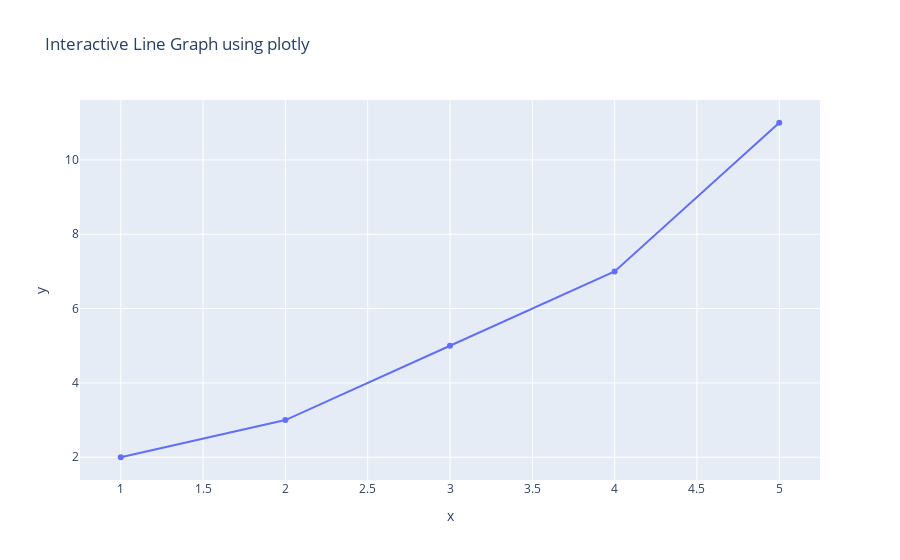

The code cell stored with this chart in its notebook:
### Markdown cell above
## Interactive Line Grph using Plotly

### Code cell
import plotly.express as px
# Sample data
data = {
'x' : [1,2,3,4,5],
'y' : [2,3,5,7,11]
}
# Create an interactive line plot
fig = px.line(data, x='x', y='y', title='Interactive Line Graph using plotly', markers = True)
fig.show()

### Figure 1 — Plotly figure (JSON) as saved in the notebook; plotly's stock layout.template omitted (floating-point values rounded to 4 significant figures)
{"data": [{"hovertemplate": "x=%{x}<br>y=%{y}<extra></extra>", "legendgroup": "", "line": {"color": "#636efa", "dash": "solid"}, "marker": {"symbol": "circle"}, "mode": "lines+markers", "name": "", "orientation": "v", "showlegend": false, "type": "scatter", "x": [1, 2, 3, 4, 5], "xaxis": "x", "y": [2, 3, 5, 7, 11], "yaxis": "y"}], "layout": {"legend": {"tracegroupgap": 0}, "title": {"text": "Interactive Line Graph using plotly"}, "xaxis": {"anchor": "y", "domain": [0, 1], "title": {"text": "x"}}, "yaxis": {"anchor": "x", "domain": [0, 1], "title": {"text": "y"}}}}
